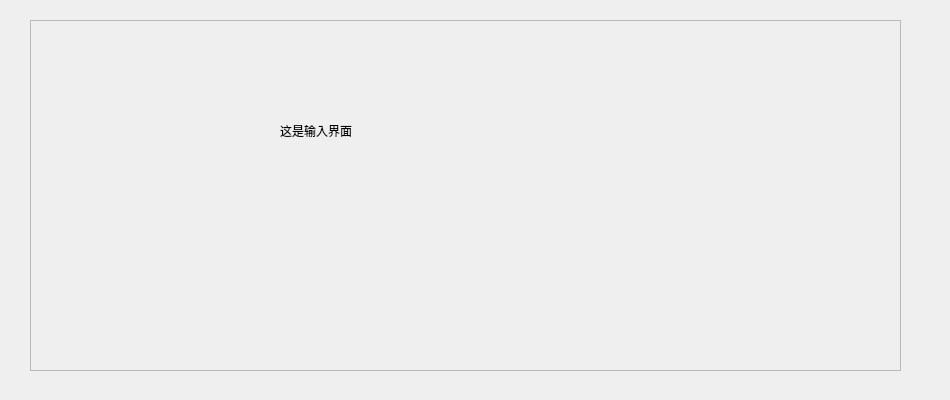
<?xml version="1.0" encoding="UTF-8"?>
<ui version="4.0">
 <class>Form</class>
 <widget class="QWidget" name="Form">
  <property name="geometry">
   <rect>
    <x>0</x>
    <y>0</y>
    <width>950</width>
    <height>400</height>
   </rect>
  </property>
  <property name="windowTitle">
   <string>Form</string>
  </property>
  <widget class="QWidget" name="verticalLayoutWidget">
   <property name="geometry">
    <rect>
     <x>30</x>
     <y>20</y>
     <width>871</width>
     <height>351</height>
    </rect>
   </property>
   <layout class="QVBoxLayout" name="verticalLayout">
    <item>
     <widget class="QFrame" name="frame_slider">
      <property name="frameShape">
       <enum>QFrame::StyledPanel</enum>
      </property>
      <property name="frameShadow">
       <enum>QFrame::Raised</enum>
      </property>
      <widget class="QLabel" name="label">
       <property name="geometry">
        <rect>
         <x>250</x>
         <y>55</y>
         <width>321</width>
         <height>111</height>
        </rect>
       </property>
       <property name="text">
        <string>这是输入界面</string>
       </property>
      </widget>
     </widget>
    </item>
   </layout>
  </widget>
 </widget>
 <resources/>
 <connections/>
</ui>
